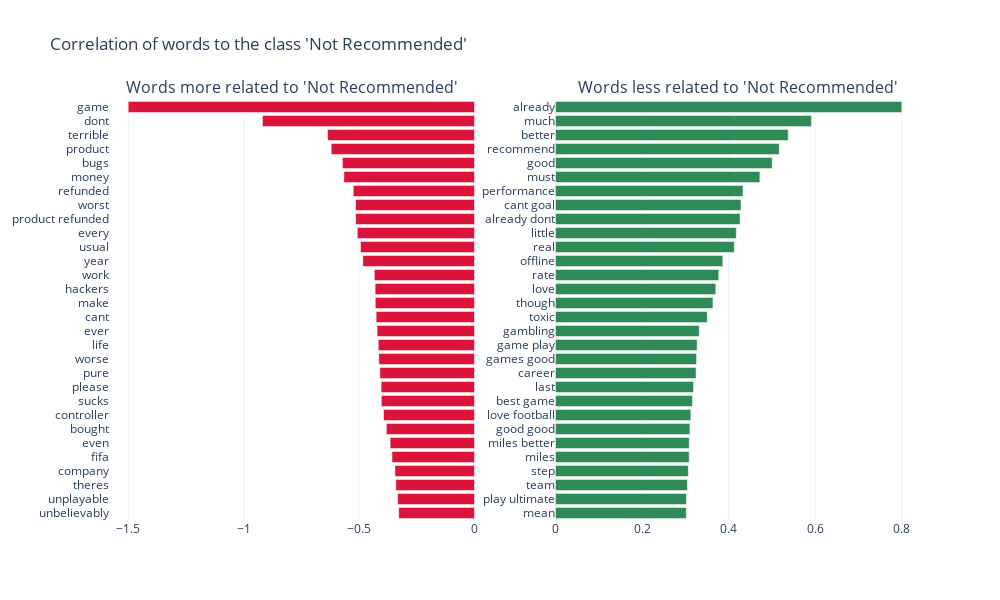

Notebook code for this chart:
### Code cell
import plotly.graph_objects as go
from plotly.subplots import make_subplots

# In this case (binary regressor) -> the coefficients that lead to dissatisfaction the most are the ones with the most negative value.
# And the ones that move away from dissatisfaction the most are the ones with the most positive value.
word_weights = get_word_weights_for_class(classifier)
target_str = classifier.classes_[0]

sorted_word_weights = sorted(word_weights, reverse=False, key=lambda x: x[0])
word_weights_sorted = [t[0] for t in sorted_word_weights]
words_sorted = [t[1] for t in sorted_word_weights]

# Separate top N negative and top N positive words
N_WORDS_TO_VISUALIZE = 30
negative_weights = word_weights_sorted[:N_WORDS_TO_VISUALIZE]
negative_words = words_sorted[:N_WORDS_TO_VISUALIZE]

positive_weights = word_weights_sorted[-N_WORDS_TO_VISUALIZE:]
positive_words = words_sorted[-N_WORDS_TO_VISUALIZE:]

# Create subplot
fig = make_subplots(rows=1, cols=2, subplot_titles=[
    f"Words more related to '{target_str}'",
    f"Words less related to '{target_str}'"
])

# Negative bar chart
fig.add_trace(go.Bar(
    x=negative_weights,
    y=negative_words,
    orientation='h',
    marker=dict(color='crimson'),
    name='More correlated to the class'
), row=1, col=1)

# Positive bar chart
fig.add_trace(go.Bar(
    x=positive_weights,
    y=positive_words,
    orientation='h',
    marker=dict(color='seagreen'),
    name='Less correlated to the class'
), row=1, col=2)

# Update layout
fig.update_layout(
    height=600,
    width=1000,
    title_text=f"Correlation of words to the class '{target_str}'",
    showlegend=False,
    template="plotly_white"
)

# Improve axis labels
fig.update_yaxes(autorange="reversed", row=1, col=1)
fig.update_yaxes(row=1, col=2)

fig.show()
fig.write_image("out/steam_reviews_word_weights.png", width=1000, height=600)

### Figure 1 — Plotly figure (JSON) as saved in the notebook; plotly's stock layout.template omitted (floating-point values rounded to 4 significant figures)
{"data": [{"marker": {"color": "crimson"}, "name": "More correlated to the class", "orientation": "h", "type": "bar", "x": [-1.5, -0.9187, -0.6367, -0.6208, -0.5722, -0.5659, -0.5251, -0.5154, -0.5148, -0.5076, -0.4939, -0.4838, -0.4338, -0.4305, -0.43, -0.4261, -0.4218, -0.4169, -0.4145, -0.4102, -0.4046, -0.4037, -0.3941, -0.3819, -0.3655, -0.3576, -0.3449, -0.341, -0.3333, -0.3283], "xaxis": "x", "y": ["game", "dont", "terrible", "product", "bugs", "money", "refunded", "worst", "product refunded", "every", "usual", "year", "work", "hackers", "make", "cant", "ever", "life", "worse", "pure", "please", "sucks", "controller", "bought", "even", "fifa", "company", "theres", "unplayable", "unbelievably"], "yaxis": "y"}, {"marker": {"color": "seagreen"}, "name": "Less correlated to the class", "orientation": "h", "type": "bar", "x": [0.3023, 0.3024, 0.3048, 0.3068, 0.309, 0.309, 0.3106, 0.3128, 0.3165, 0.3189, 0.325, 0.3259, 0.3273, 0.3322, 0.3507, 0.3639, 0.3704, 0.3772, 0.3866, 0.4132, 0.4179, 0.4265, 0.4286, 0.4333, 0.4722, 0.5007, 0.5171, 0.5378, 0.5913, 0.8002], "xaxis": "x2", "y": ["mean", "play ultimate", "team", "step", "miles", "miles better", "good good", "love football", "best game", "last", "career", "games good", "game play", "gambling", "toxic", "though", "love", "rate", "offline", "real", "little", "already dont", "cant goal", "performance", "must", "good", "recommend", "better", "much", "already"], "yaxis": "y2"}], "layout": {"annotations": [{"font": {"size": 16}, "showarrow": false, "text": "Words more related to 'Not Recommended'", "x": 0.225, "xanchor": "center", "xref": "paper", "y": 1, "yanchor": "bottom", "yref": "paper"}, {"font": {"size": 16}, "showarrow": false, "text": "Words less related to 'Not Recommended'", "x": 0.775, "xanchor": "center", "xref": "paper", "y": 1, "yanchor": "bottom", "yref": "paper"}], "height": 600, "showlegend": false, "title": {"text": "Correlation of words to the class 'Not Recommended'"}, "width": 1000, "xaxis": {"anchor": "y", "domain": [0, 0.45]}, "xaxis2": {"anchor": "y2", "domain": [0.55, 1]}, "yaxis": {"anchor": "x", "autorange": "reversed", "domain": [0, 1]}, "yaxis2": {"anchor": "x2", "domain": [0, 1]}}}
